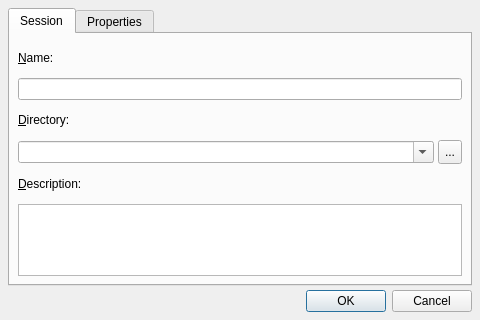
<ui version="4.0" >
 <author>rncbc aka Rui Nuno Capela</author>
 <comment>qtractor - An Audio/MIDI multi-track sequencer.

   Copyright (C) 2005-2018, rncbc aka Rui Nuno Capela. All rights reserved.

   This program is free software; you can redistribute it and/or
   modify it under the terms of the GNU General Public License
   as published by the Free Software Foundation; either version 2
   of the License, or (at your option) any later version.

   This program is distributed in the hope that it will be useful,
   but WITHOUT ANY WARRANTY; without even the implied warranty of
   MERCHANTABILITY or FITNESS FOR A PARTICULAR PURPOSE.  See the
   GNU General Public License for more details.

   You should have received a copy of the GNU General Public License along
   with this program; if not, write to the Free Software Foundation, Inc.,
   51 Franklin Street, Fifth Floor, Boston, MA 02110-1301 USA.

 </comment>
 <class>qtractorSessionForm</class>
 <widget class="QDialog" name="qtractorSessionForm" >
  <property name="geometry" >
   <rect>
    <x>0</x>
    <y>0</y>
    <width>480</width>
    <height>320</height>
   </rect>
  </property>
  <property name="focusPolicy" >
   <enum>Qt::StrongFocus</enum>
  </property>
  <property name="windowTitle" >
   <string>Session - Qtractor</string>
  </property>
  <property name="windowIcon" >
   <iconset resource="qtractor.qrc" >:/images/qtractor-tt.png</iconset>
  </property>
  <layout class="QVBoxLayout" >
   <item>
    <widget class="QTabWidget" name="SessionTabWidget" >
     <property name="currentIndex" >
      <number>0</number>
     </property>
     <widget class="QWidget" name="SessionTab" >
      <attribute name="title" >
       <string>Session</string>
      </attribute>
      <layout class="QVBoxLayout" >
       <item>
        <widget class="QLabel" name="SessionNameTextLabel" >
         <property name="text" >
          <string>&amp;Name:</string>
         </property>
         <property name="buddy" >
          <cstring>SessionNameLineEdit</cstring>
         </property>
        </widget>
       </item>
       <item>
        <widget class="QLineEdit" name="SessionNameLineEdit" >
         <property name="minimumSize" >
          <size>
           <width>320</width>
           <height>0</height>
          </size>
         </property>
         <property name="toolTip" >
          <string>Session name</string>
         </property>
        </widget>
       </item>
       <item>
        <widget class="QLabel" name="SessionDirTextLabel" >
         <property name="text" >
          <string>&amp;Directory:</string>
         </property>
         <property name="buddy" >
          <cstring>SessionDirComboBox</cstring>
         </property>
        </widget>
       </item>
       <item>
        <layout class="QHBoxLayout" >
         <property name="margin" >
          <number>0</number>
         </property>
         <item>
          <widget class="QComboBox" name="SessionDirComboBox" >
           <property name="minimumSize" >
            <size>
             <width>320</width>
             <height>0</height>
            </size>
           </property>
           <property name="toolTip" >
            <string>Session directory</string>
           </property>
           <property name="editable" >
            <bool>true</bool>
           </property>
          </widget>
         </item>
         <item>
          <widget class="QToolButton" name="SessionDirToolButton" >
           <property name="minimumSize" >
            <size>
             <width>22</width>
             <height>22</height>
            </size>
           </property>
           <property name="maximumSize" >
            <size>
             <width>24</width>
             <height>24</height>
            </size>
           </property>
           <property name="icon" >
            <iconset resource="qtractor.qrc" >:/images/fileOpen.png</iconset>
           </property>
           <property name="focusPolicy" >
            <enum>Qt::TabFocus</enum>
           </property>
           <property name="toolTip" >
            <string>Browse for session directory</string>
           </property>
           <property name="text" >
            <string>...</string>
           </property>
          </widget>
         </item>
        </layout>
       </item>
       <item>
        <widget class="QLabel" name="DescriptionTextLabel" >
         <property name="text" >
          <string>&amp;Description:</string>
         </property>
         <property name="buddy" >
          <cstring>DescriptionTextEdit</cstring>
         </property>
        </widget>
       </item>
       <item>
        <widget class="QTextEdit" name="DescriptionTextEdit" >
         <property name="maximumSize" >
          <size>
           <width>32767</width>
           <height>72</height>
          </size>
         </property>
         <property name="toolTip" >
          <string>Session description</string>
         </property>
        </widget>
       </item>
      </layout>
     </widget>
     <widget class="QWidget" name="PropertiesTab" >
      <attribute name="title" >
       <string>Properties</string>
      </attribute>
      <layout class="QHBoxLayout" >
       <item>
        <widget class="QGroupBox" name="TimeGroupBox" >
         <property name="title" >
          <string>Time</string>
         </property>
         <layout class="QGridLayout" >
          <item row="0" column="0" >
           <widget class="QLabel" name="SampleRateTextLabel" >
            <property name="text" >
             <string>Sample &amp;Rate:</string>
            </property>
            <property name="alignment" >
             <set>Qt::AlignRight|Qt::AlignTrailing|Qt::AlignVCenter</set>
            </property>
            <property name="buddy" >
             <cstring>SampleRateComboBox</cstring>
            </property>
           </widget>
          </item>
          <item row="0" column="1" >
           <widget class="QComboBox" name="SampleRateComboBox" >
            <property name="toolTip" >
             <string>Sample rate (Hz)</string>
            </property>
            <property name="editable" >
             <bool>true</bool>
            </property>
            <item>
             <property name="text" >
              <string>44100</string>
             </property>
            </item>
            <item>
             <property name="text" >
              <string>48000</string>
             </property>
            </item>
            <item>
             <property name="text" >
              <string>96000</string>
             </property>
            </item>
            <item>
             <property name="text" >
              <string>192000</string>
             </property>
            </item>
           </widget>
          </item>
          <item row="1" column="0" >
           <widget class="QLabel" name="TempoTextLabel" >
            <property name="text" >
             <string>&amp;Tempo:</string>
            </property>
            <property name="alignment" >
             <set>Qt::AlignRight|Qt::AlignTrailing|Qt::AlignVCenter</set>
            </property>
            <property name="buddy" >
             <cstring>TempoSpinBox</cstring>
            </property>
           </widget>
          </item>
          <item row="1" column="1" >
           <widget class="qtractorTempoSpinBox" name="TempoSpinBox" >
            <property name="minimumSize" >
             <size>
              <width>100</width>
              <height>0</height>
             </size>
            </property>
            <property name="toolTip" >
             <string>Tempo (BPM) / Signature</string>
            </property>
           </widget>
          </item>
          <item row="2" column="0" >
           <widget class="QLabel" name="TicksPerBeatTextLabel" >
            <property name="text" >
             <string>T&amp;icks/Beat:</string>
            </property>
            <property name="alignment" >
             <set>Qt::AlignRight|Qt::AlignTrailing|Qt::AlignVCenter</set>
            </property>
            <property name="buddy" >
             <cstring>TicksPerBeatSpinBox</cstring>
            </property>
           </widget>
          </item>
          <item row="2" column="1" >
           <widget class="QSpinBox" name="TicksPerBeatSpinBox" >
            <property name="toolTip" >
             <string>Resolution (ticks/beat; tpqn)</string>
            </property>
            <property name="minimum" >
             <number>24</number>
            </property>
            <property name="maximum" >
             <number>3840</number>
            </property>
            <property name="singleStep" >
             <number>24</number>
            </property>
            <property name="value" >
             <number>960</number>
            </property>
           </widget>
          </item>
          <item row="3" column="0" colspan="2" >
           <spacer>
            <property name="orientation" >
             <enum>Qt::Vertical</enum>
            </property>
            <property name="sizeHint" >
             <size>
              <width>20</width>
              <height>40</height>
             </size>
            </property>
           </spacer>
          </item>
         </layout>
        </widget>
       </item>
       <item>
        <widget class="QGroupBox" name="ViewGroupBox" >
         <property name="title" >
          <string>View</string>
         </property>
         <layout class="QGridLayout" >
          <item row="0" column="0" >
           <widget class="QLabel" name="SnapPerBeatTextLabel" >
            <property name="text" >
             <string>&amp;Snap/Beat:</string>
            </property>
            <property name="alignment" >
             <set>Qt::AlignRight|Qt::AlignTrailing|Qt::AlignVCenter</set>
            </property>
            <property name="buddy" >
             <cstring>SnapPerBeatComboBox</cstring>
            </property>
           </widget>
          </item>
          <item row="0" column="1" >
           <widget class="QComboBox" name="SnapPerBeatComboBox" >
            <property name="toolTip" >
             <string>Snap/beat</string>
            </property>
            <property name="editable" >
             <bool>false</bool>
            </property>
           </widget>
          </item>
          <item row="1" column="0" >
           <widget class="QLabel" name="PixelsPerBeatTextLabel" >
            <property name="text" >
             <string>&amp;Pixels/Beat:</string>
            </property>
            <property name="alignment" >
             <set>Qt::AlignRight|Qt::AlignTrailing|Qt::AlignVCenter</set>
            </property>
            <property name="buddy" >
             <cstring>PixelsPerBeatSpinBox</cstring>
            </property>
           </widget>
          </item>
          <item row="1" column="1" >
           <widget class="QSpinBox" name="PixelsPerBeatSpinBox" >
            <property name="toolTip" >
             <string>Pixels/beat</string>
            </property>
            <property name="minimum" >
             <number>4</number>
            </property>
            <property name="maximum" >
             <number>240</number>
            </property>
            <property name="singleStep" >
             <number>4</number>
            </property>
            <property name="value" >
             <number>32</number>
            </property>
           </widget>
          </item>
          <item row="2" column="0" >
           <widget class="QLabel" name="HorizontalZoomTextLabel" >
            <property name="text" >
             <string>&amp;Horizontal Zoom:</string>
            </property>
            <property name="alignment" >
             <set>Qt::AlignRight|Qt::AlignTrailing|Qt::AlignVCenter</set>
            </property>
            <property name="buddy" >
             <cstring>HorizontalZoomSpinBox</cstring>
            </property>
           </widget>
          </item>
          <item row="2" column="1" >
           <widget class="QSpinBox" name="HorizontalZoomSpinBox" >
            <property name="toolTip" >
             <string>Horizontal Zoom (%)</string>
            </property>
            <property name="suffix" >
             <string> %</string>
            </property>
            <property name="minimum" >
             <number>10</number>
            </property>
            <property name="maximum" >
             <number>1000</number>
            </property>
            <property name="singleStep" >
             <number>10</number>
            </property>
            <property name="value" >
             <number>100</number>
            </property>
           </widget>
          </item>
          <item row="3" column="0" >
           <widget class="QLabel" name="VerticalZoomTextLabel" >
            <property name="text" >
             <string>&amp;Vertical Zoom:</string>
            </property>
            <property name="alignment" >
             <set>Qt::AlignRight|Qt::AlignTrailing|Qt::AlignVCenter</set>
            </property>
            <property name="buddy" >
             <cstring>VerticalZoomSpinBox</cstring>
            </property>
           </widget>
          </item>
          <item row="3" column="1" >
           <widget class="QSpinBox" name="VerticalZoomSpinBox" >
            <property name="toolTip" >
             <string>Vertical Zoom (%)</string>
            </property>
            <property name="suffix" >
             <string> %</string>
            </property>
            <property name="minimum" >
             <number>10</number>
            </property>
            <property name="maximum" >
             <number>1000</number>
            </property>
            <property name="singleStep" >
             <number>10</number>
            </property>
            <property name="value" >
             <number>100</number>
            </property>
           </widget>
          </item>
          <item row="4" column="0" colspan="2" >
           <spacer>
            <property name="orientation" >
             <enum>Qt::Vertical</enum>
            </property>
            <property name="sizeHint" >
             <size>
              <width>20</width>
              <height>40</height>
             </size>
            </property>
           </spacer>
          </item>
         </layout>
        </widget>
       </item>
      </layout>
     </widget>
    </widget>
   </item>
   <item>
    <widget class="QDialogButtonBox" name="DialogButtonBox">
     <property name="orientation">
      <enum>Qt::Horizontal</enum>
     </property>
     <property name="standardButtons">
      <set>QDialogButtonBox::Cancel|QDialogButtonBox::Ok</set>
     </property>
    </widget>
   </item>
  </layout>
 </widget>
 <layoutdefault spacing="4" margin="8" />
 <customwidgets>
  <customwidget>
   <class>qtractorTempoSpinBox</class>
   <extends>QSpinBox</extends>
   <header>qtractorSpinBox.h</header>
  </customwidget>
 </customwidgets>
 <tabstops>
  <tabstop>SessionNameLineEdit</tabstop>
  <tabstop>SessionDirComboBox</tabstop>
  <tabstop>SessionDirToolButton</tabstop>
  <tabstop>DescriptionTextEdit</tabstop>
  <tabstop>SampleRateComboBox</tabstop>
  <tabstop>TempoSpinBox</tabstop>
  <tabstop>TicksPerBeatSpinBox</tabstop>
  <tabstop>SnapPerBeatComboBox</tabstop>
  <tabstop>PixelsPerBeatSpinBox</tabstop>
  <tabstop>HorizontalZoomSpinBox</tabstop>
  <tabstop>VerticalZoomSpinBox</tabstop>
  <tabstop>SessionTabWidget</tabstop>
  <tabstop>DialogButtonBox</tabstop>
 </tabstops>
 <resources>
  <include location="qtractor.qrc" />
 </resources>
 <connections/>
</ui>
